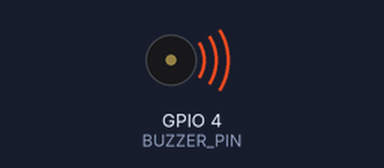
Simulated run of this program. Board: Raspberry Pi (BCM pin numbers). On the bench: buzzer (waves = sounding). At 12.0 s the program stops and its outputs stay as they are.

Above: at 0.1 s.
At 12.1 s:
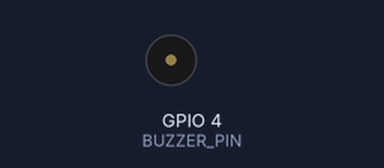
Timing chart, 0 to 13.5 s (numbered marks = the images above):
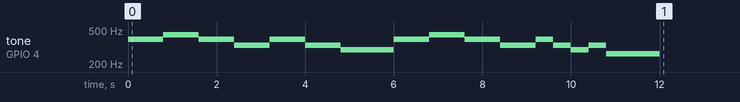

The program:

paizo_buzzer.py
```python
import RPi.GPIO as GPIO
import time

BUZZER_PIN = 4
GPIO.setmode(GPIO.BCM)
GPIO.setup(BUZZER_PIN, GPIO.OUT)

pwm = GPIO.PWM(BUZZER_PIN, 262)
pwm.start(60)

melody = [392,392, 440, 440, 392, 392, 330,330, 392, 392, 330, 330, 294,294,294,
392, 392 ,440 ,440 ,392 ,392 ,330 ,330,392 ,330 ,294 ,330 ,262,262,262]
try:
    for i in melody:
        pwm.ChangeFrequency(i)
        time.sleep(0.4)

finally:
    pwm.stop()
    GPIO.cleanup()
```

Measured:
- by itself, tone on GPIO 4 (BUZZER_PIN): plays 392 Hz for 0.80 s, 440 Hz for 0.80 s, 392 Hz for 0.80 s, 330 Hz for 0.80 s, 392 Hz for 0.80 s, 330 Hz for 0.80 s … (16 notes in this stretch)
